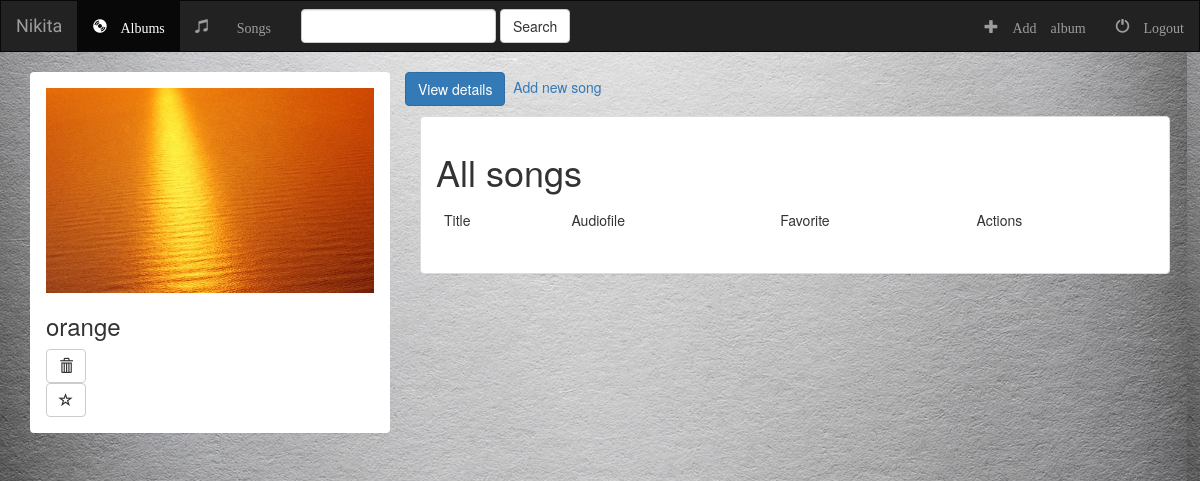
Page /music/8/ on the committed database.
### music/models.py (models this page shows, shortened)
class Album(models.Model):
	artist = models.CharField(max_length = 255)
	album_title = models.CharField(max_length = 500)
	genre = models.CharField(max_length = 100)
	album_logo = models.FileField()  #max_length = 1000

### music/views.py (the view)
# urls.py: url(r'^(?P<pk>[0-9]+)/$', views.DetailView.as_view(), name = 'details'),
class DetailView(generic.DetailView):
	template_name = 'music/details.html'
	model = Album

### music/templates/music/details.html (shortened to what this page needs)
{% extends 'music/base.html' %}
{% block body %}
      <div class='container'>
        <div class='row'>
          <div class='col-md-4'>
            <div class='panel'>
              <div class='panel-body' class='panel-default'>
                <img src='{{ album.album_logo.url }}' class='img-responsive'>
                <h3>{{ album.album_title }}</h3>
                <form action="{% url 'music:album-delete' album.id %}" method="post">
                  <button type="submit" class="btn btn-default"><span class='glyphicon glyphicon-trash' aria-hidden='true'></span></button>
                </form>
                  <button type="button" class="btn btn-default"><span class='glyphicon  glyphicon-star-empty' aria-hidden='true'></span></button>
              </div>
            </div>
          </div>
          <p><button type="button" class="btn btn-primary">View details</button>
          <a href='#'> &nbsp;Add new song</a>
          <div class='col-md-8'>
            <div class='panel panel-default'>
              <div class='panel-body' class='panel-default'>
                <h1> All songs </h1>
                <table class='table'>
                  <thead>
                    <tr>
                      <td>Title</td>
                      <td>Audiofile</td>
                      <td>Favorite</td>
                      <td>Actions</td>
                    </tr>
                  </thead>
                </table>
              </div>
            </div>
          </div></p>
        </div>
      </div>
{% endblock %}

### music/static/music/css/style.css (style rules this page uses)
body { background: white url('../images/background.jpg'); }

### rows in the picture
Album: album_logo (picture), album_title "orange"
